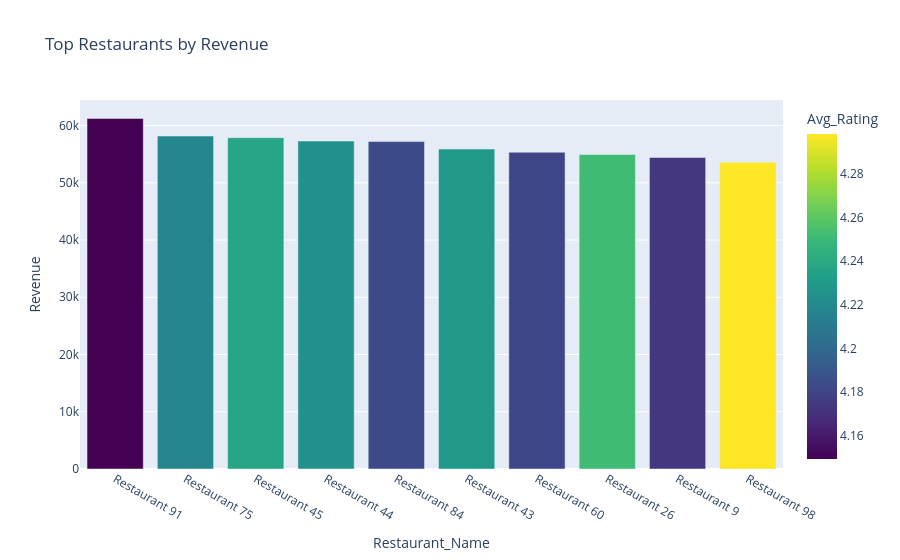
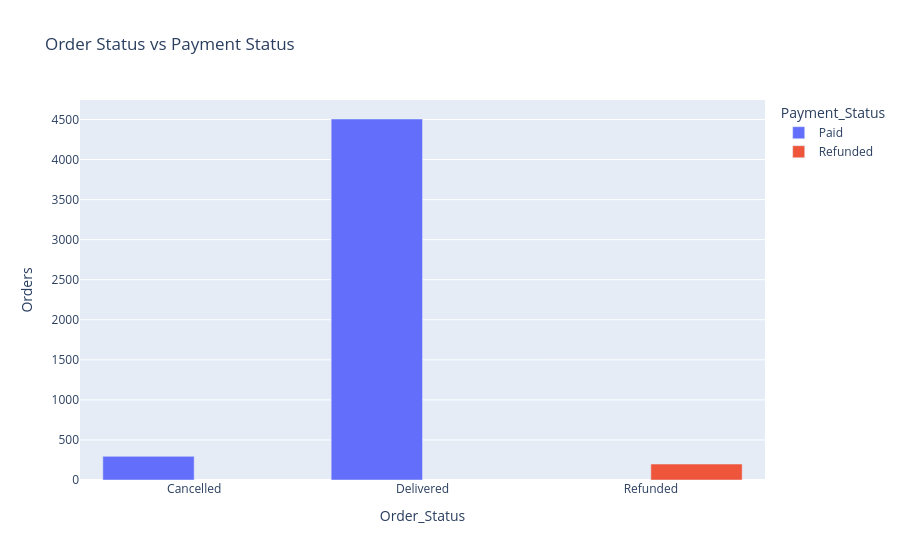
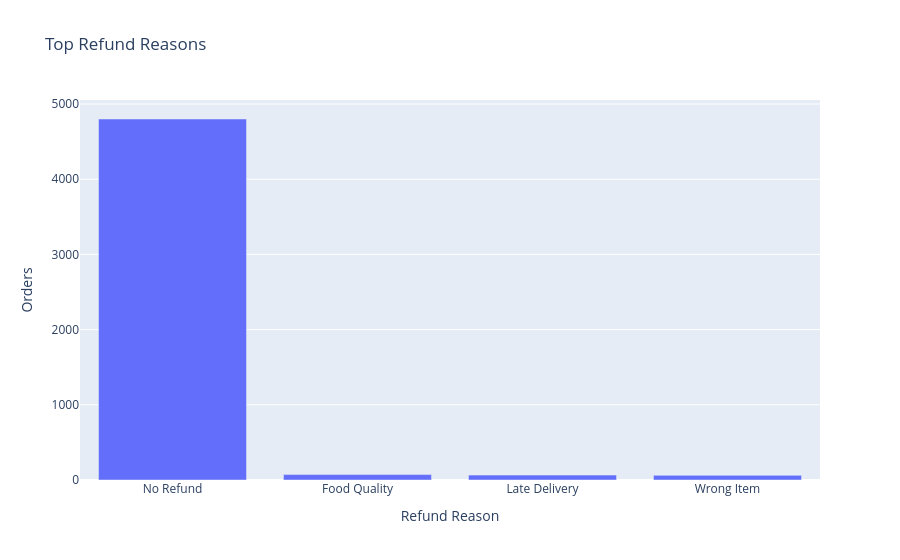

The cell these charts' notebook holds for them, in order:
### Markdown cell above
## 5. Business Deep Dives

This section translates the charts into operational decisions across customer, restaurant, delivery, weather, traffic, payment, ratings, cancellation, refund, festival, weekend, and peak-hour views.

### Code cell
section_header('Customer Analysis')
fig, axes = plt.subplots(1, 2, figsize=(18, 6))
age_aov = eda_df.groupby('Customer_Age_Group', observed=True)['Average_Order_Value'].mean().reindex(['18-25', '26-35', '36-50', '51+'])
age_margin = eda_df.groupby('Customer_Age_Group', observed=True)['Profit_Margin_%'].mean().reindex(['18-25', '26-35', '36-50', '51+'])
age_aov.plot(kind='bar', ax=axes[0], color='#3949AB')
axes[0].set_title('Average Order Value by Age Group')
age_margin.plot(kind='bar', ax=axes[1], color='#00897B')
axes[1].set_title('Profit Margin % by Age Group')
plt.tight_layout()
plt.show()
print_insight(
    'Older customer groups tend to show stronger basket value or more stable margins than younger segments.',
    'Customer economics are not uniform, so one-size-fits-all promotions will not maximize returns.',
    'Build age-group-specific offers and loyalty journeys instead of using the same discount logic for every customer.'
)

section_header('Restaurant Analysis')
restaurant_summary = eda_df.groupby('Restaurant_Name', as_index=False).agg(
    Orders=('Order_ID', 'count'),
    Revenue=('Total_Amount', 'sum'),
    Avg_Rating=('Restaurant_Rating', 'mean')
).sort_values('Revenue', ascending=False).head(10)
fig = px.bar(
    restaurant_summary,
    x='Restaurant_Name',
    y='Revenue',
    color='Avg_Rating',
    title='Top Restaurants by Revenue',
    color_continuous_scale='Viridis'
)
fig.show()
print_insight(
    'Revenue concentration is visible among a subset of restaurants, and many high-revenue names also maintain decent ratings.',
    'Restaurant partners are not equal in commercial value; a small supplier set may drive a large share of gross demand.',
    'Use this ranking for partner engagement, preferential placement, and performance review with the highest-value restaurants.'
)

section_header('Delivery, Weather, and Traffic Analysis')
fig, axes = plt.subplots(1, 2, figsize=(18, 6))
sns.boxplot(data=eda_df, x='Weather', y='Delivery_Time_Min', ax=axes[0], palette='Set3')
axes[0].set_title('Delivery Time by Weather')
sns.boxplot(data=eda_df, x='Traffic_Level', y='Delivery_Time_Min', ax=axes[1], palette='Set2')
axes[1].set_title('Delivery Time by Traffic Level')
plt.tight_layout()
plt.show()
print_insight(
    'Delivery times extend in adverse weather and heavy traffic conditions, which is operationally expected but still manageable.',
    'External conditions are clearly influencing SLA adherence, which means the business should not read all late deliveries as internal failure.',
    'Adjust expected delivery windows dynamically by weather and traffic so customers receive realistic ETA promises.'
)

section_header('Ratings, Cancellation, and Refund Analysis')
fig, axes = plt.subplots(1, 2, figsize=(18, 6))
sns.scatterplot(data=eda_df, x='Restaurant_Rating', y='Customer_Rating', hue='Delivery_Type', ax=axes[0])
axes[0].set_title('Customer Rating vs Restaurant Rating')
complaints = eda_df['Complaint_Type'].fillna('No Complaint').value_counts().head(6)
complaints.plot(kind='bar', ax=axes[1], color='#E53935')
axes[1].set_title('Top Complaint Types')
axes[1].tick_params(axis='x', rotation=30)
plt.tight_layout()
plt.show()
print_insight(
    'Low customer ratings often coexist with weaker restaurant or fulfillment performance, and complaint concentration is visible in a few issue types.',
    'Customer experience problems are not random; they cluster around quality and operational exceptions.',
    'Route the highest complaint categories into a closed-loop quality program with restaurant and rider accountability.'
)

cancellation_mix = eda_df.groupby(['Order_Status', 'Payment_Status']).size().reset_index(name='Orders')
fig = px.bar(cancellation_mix, x='Order_Status', y='Orders', color='Payment_Status', barmode='group', title='Order Status vs Payment Status')
fig.show()
refund_mix = eda_df['Refund_Reason'].fillna('No Refund').value_counts().head(6)
fig = px.bar(x=refund_mix.index, y=refund_mix.values, title='Top Refund Reasons', labels={'x': 'Refund Reason', 'y': 'Orders'})
fig.show()
print_insight(
    'Refund and cancellation patterns are concentrated in a small set of failure reasons rather than spread evenly across the dataset.',
    'The biggest cost is likely in a few repeatable operational failures, not a broad structural breakdown.',
    'Fix the top refund causes first, because reducing the most common failure modes will usually return the fastest operational ROI.'
)

section_header('Festival, Weekend, and Peak Hour Analysis')
fig, axes = plt.subplots(1, 3, figsize=(20, 6))
for axis, column, title in zip(
    axes,
    ['Festival', 'Weekend', 'Peak_Hour'],
    ['Revenue by Festival Flag', 'Orders by Weekend Flag', 'Orders by Peak Hour Flag']
):
    temp = eda_df.groupby(column)['Order_ID'].count()
    temp.plot(kind='pie', autopct='%1.1f%%', ax=axis, colors=sns.color_palette('Pastel1'))
    axis.set_ylabel('')
    axis.set_title(title)
plt.tight_layout()
plt.show()
print_insight(
    'Weekend and festival periods show clear demand concentration, while peak-hour flags capture the busiest fulfillment windows.',
    'Demand spikes are event-driven and time-driven, so operations should be designed around these known surges.',
    'Pre-stage riders, allocate restaurant capacity, and schedule promo budgets around weekend and festival surges rather than reacting late.'
)

### Figure 1 — Plotly figure (JSON) as saved in the notebook; plotly's stock layout.template omitted (floating-point values rounded to 4 significant figures)
{"data": [{"alignmentgroup": "True", "hovertemplate": "Restaurant_Name=%{x}<br>Revenue=%{y}<br>Avg_Rating=%{marker.color}<extra></extra>", "legendgroup": "", "marker": {"color": [4.149, 4.219, 4.237, 4.224, 4.183, 4.229, 4.181, 4.252, 4.173, 4.298], "coloraxis": "coloraxis", "pattern": {"shape": ""}}, "name": "", "offsetgroup": "", "orientation": "v", "showlegend": false, "textposition": "auto", "type": "bar", "x": ["Restaurant 91", "Restaurant 75", "Restaurant 45", "Restaurant 44", "Restaurant 84", "Restaurant 43", "Restaurant 60", "Restaurant 26", "Restaurant 9", "Restaurant 98"], "xaxis": "x", "y": [61240.0, 58160.0, 57880.0, 57290.0, 57200.0, 55890.0, 55330.0, 54940.0, 54430.0, 53580.0], "yaxis": "y"}], "layout": {"barmode": "relative", "coloraxis": {"colorbar": {"title": {"text": "Avg_Rating"}}, "colorscale": [[0, "#440154"], [0.1111, "#482878"], [0.2222, "#3e4989"], [0.3333, "#31688e"], [0.4444, "#26828e"], [0.5556, "#1f9e89"], [0.6667, "#35b779"], [0.7778, "#6ece58"], [0.8889, "#b5de2b"], [1, "#fde725"]]}, "legend": {"tracegroupgap": 0}, "title": {"text": "Top Restaurants by Revenue"}, "xaxis": {"anchor": "y", "domain": [0, 1], "title": {"text": "Restaurant_Name"}}, "yaxis": {"anchor": "x", "domain": [0, 1], "title": {"text": "Revenue"}}}}

### Figure 2 — Plotly figure (JSON) as saved in the notebook; plotly's stock layout.template omitted (floating-point values rounded to 4 significant figures)
{"data": [{"alignmentgroup": "True", "hovertemplate": "Payment_Status=Paid<br>Order_Status=%{x}<br>Orders=%{y}<extra></extra>", "legendgroup": "Paid", "marker": {"color": "#636efa", "pattern": {"shape": ""}}, "name": "Paid", "offsetgroup": "Paid", "orientation": "v", "showlegend": true, "textposition": "auto", "type": "bar", "x": ["Cancelled", "Delivered"], "xaxis": "x", "y": [295, 4506], "yaxis": "y"}, {"alignmentgroup": "True", "hovertemplate": "Payment_Status=Refunded<br>Order_Status=%{x}<br>Orders=%{y}<extra></extra>", "legendgroup": "Refunded", "marker": {"color": "#EF553B", "pattern": {"shape": ""}}, "name": "Refunded", "offsetgroup": "Refunded", "orientation": "v", "showlegend": true, "textposition": "auto", "type": "bar", "x": ["Refunded"], "xaxis": "x", "y": [199], "yaxis": "y"}], "layout": {"barmode": "group", "legend": {"title": {"text": "Payment_Status"}, "tracegroupgap": 0}, "title": {"text": "Order Status vs Payment Status"}, "xaxis": {"anchor": "y", "domain": [0, 1], "title": {"text": "Order_Status"}}, "yaxis": {"anchor": "x", "domain": [0, 1], "title": {"text": "Orders"}}}}

### Figure 3 — Plotly figure (JSON) as saved in the notebook; plotly's stock layout.template omitted (floating-point values rounded to 4 significant figures)
{"data": [{"alignmentgroup": "True", "hovertemplate": "Refund Reason=%{x}<br>Orders=%{y}<extra></extra>", "legendgroup": "", "marker": {"color": "#636efa", "pattern": {"shape": ""}}, "name": "", "offsetgroup": "", "orientation": "v", "showlegend": false, "textposition": "auto", "type": "bar", "x": ["No Refund", "Food Quality", "Late Delivery", "Wrong Item"], "xaxis": "x", "y": [4801, 72, 65, 62], "yaxis": "y"}], "layout": {"barmode": "relative", "legend": {"tracegroupgap": 0}, "title": {"text": "Top Refund Reasons"}, "xaxis": {"anchor": "y", "domain": [0, 1], "title": {"text": "Refund Reason"}}, "yaxis": {"anchor": "x", "domain": [0, 1], "title": {"text": "Orders"}}}}
